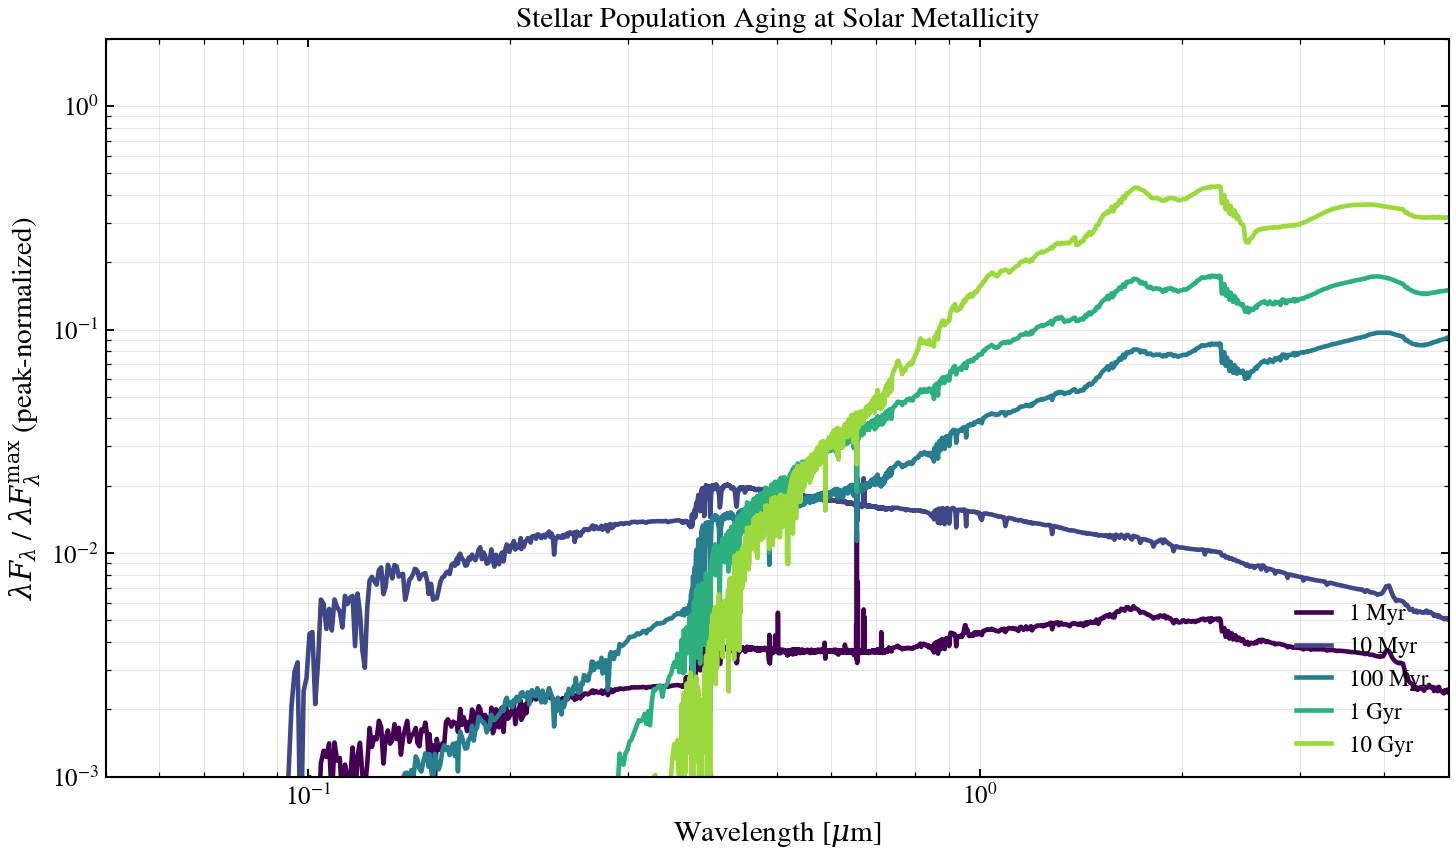

This figure's Python source:
"""
Stellar Population Aging: SSP at Solar Metallicity
==================================================

Five representative ages from the DSPS SSP grid at solar metallicity.
A single stellar population transitions from UV-dominated (young, hot)
to NIR-dominated (old, red); peak-normalized λF_λ on log-log axes
makes the temperature inversion visible.

.. sphx-glr-precomputed-img:

.. image:: images/sphx_glr_plot_ssp_age_sweep_001.png
   :alt: plot_ssp_age_sweep
   :class: sphx-glr-single-img

"""

import matplotlib.pyplot as plt
import numpy as np

from tengri import load_ssp
from tengri.analysis.plotting import setup_style

setup_style()

ssp = load_ssp()
age_gyr = 10 ** np.array(ssp.ssp_lg_age_gyr)
log_z = np.array(ssp.ssp_lgmet)
wave = np.array(ssp.ssp_wave)
flux = np.array(ssp.ssp_flux)  # (n_z, n_age, n_wave)

# Solar metallicity slice, 5 representative ages
z_solar = np.argmin(np.abs(log_z - 0.0))
target_ages = [1e-3, 0.01, 0.1, 1.0, 10.0]  # Gyr
age_idx = [np.argmin(np.abs(age_gyr - t)) for t in target_ages]
labels = ["1 Myr", "10 Myr", "100 Myr", "1 Gyr", "10 Gyr"]
colors = plt.cm.viridis(np.linspace(0.0, 0.85, len(target_ages)))

fig, ax = plt.subplots(figsize=(10, 6))
for i, label, color in zip(age_idx, labels, colors):
    # Peak-normalize so SED *shape* is comparable across 30+ decades of flux.
    lfl = wave * flux[z_solar, i, :]
    safe = np.where(lfl > 0, lfl, np.nan)
    ax.loglog(wave / 1e4, safe / np.nanmax(safe), lw=2.2, color=color, label=label)

ax.set(
    xlabel=r"Wavelength [$\mu$m]",
    ylabel=r"$\lambda F_\lambda$ / $\lambda F_\lambda^{\rm max}$ (peak-normalized)",
    title="Stellar Population Aging at Solar Metallicity",
    xlim=(0.05, 5.0),
    ylim=(1e-3, 2.0),
)
ax.legend(fontsize=11, frameon=False, loc="lower right")
ax.grid(True, alpha=0.3, which="both")
fig.tight_layout()
plt.savefig("plot_ssp_age_sweep.png", dpi=150, bbox_inches="tight")
plt.show()
